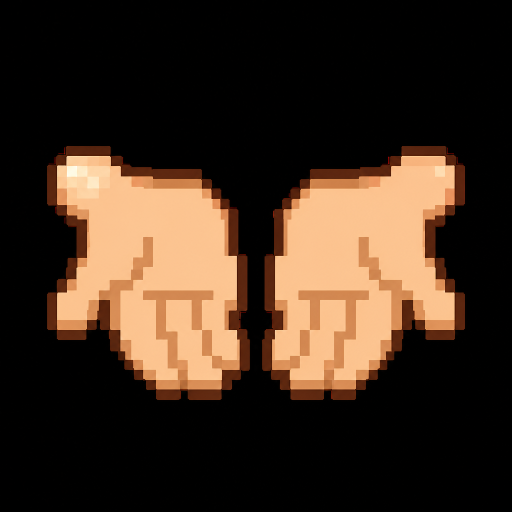
#> input picture garden_explorer/tools/tile_return_item_source.png, 1024 x 1024 px (shown at 1/2 size)
$ python gen_shed_tool_tiles.py
#> lines starting #> are read from the running program, lines starting #| are printed output that depends on the picture
#!/usr/bin/env python3
"""Process HD shed tool masters → 160×160 transparent UI tiles.

Masters live in tools/*_source.png (or Cursor assets/). Black backgrounds
become transparent; content is centered with light padding.
"""
from __future__ import annotations

from pathlib import Path

from PIL import Image

ROOT = Path(__file__).resolve().parents[1]
UI = ROOT / "game/assets/ui"
TOOLS = ROOT / "tools"

# master → (tile out, optional carry out)
JOBS = [
    ("tile_return_item_source.png", "tile_return_item.png", None),
    ("tile_watering_can_source.png", "tile_watering_can.png", "carry_watering_can.png"),
    ("tile_spade_source.png", "tile_spade.png", "carry_spade.png"),
    ("tile_seed_pouch_source.png", "tile_seed_pouch.png", None),
]


def process(src: Path, out: Path) -> None:
    im = Image.open(src).convert("RGBA")
    px = im.load()
    w, h = im.size
#> w = 1024; h = 1024
    for y in range(h):
        for x in range(w):
            r, g, b, a = px[x, y]
            if r < 40 and g < 40 and b < 40:
                px[x, y] = (0, 0, 0, 0)
    bb = im.split()[-1].getbbox()
#> bb = (94, 292, 930, 800)
    crop = im.crop(bb) if bb else im
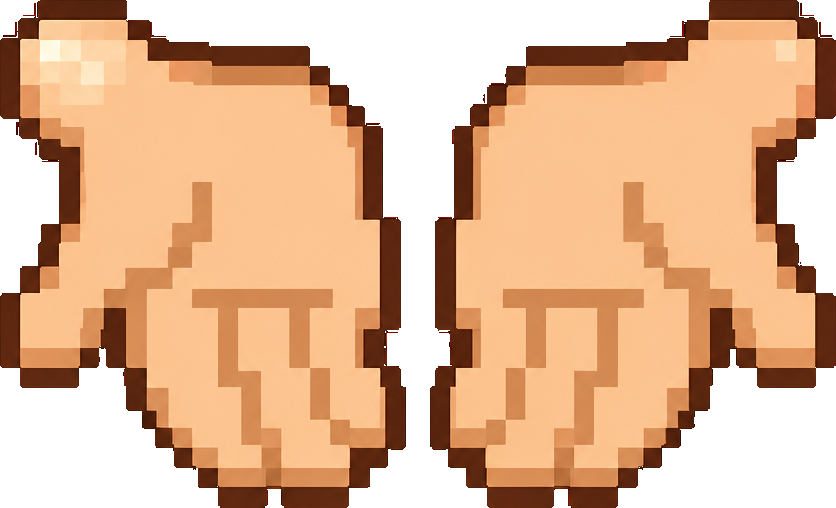
#> crop: PIL image 836x508 RGBA; mean R, G, B, A 153.8, 111.1, 77.4, 184.1; transparent parts drawn white
    pad = int(max(crop.size) * 0.08)
#> pad = 66
    side = max(crop.width, crop.height) + pad * 2
#> side = 968
    sq = Image.new("RGBA", (side, side), (0, 0, 0, 0))
#> sq: PIL image 968x968 RGBA; every value is 0
    sq.paste(crop, ((side - crop.width) // 2, (side - crop.height) // 2), crop)
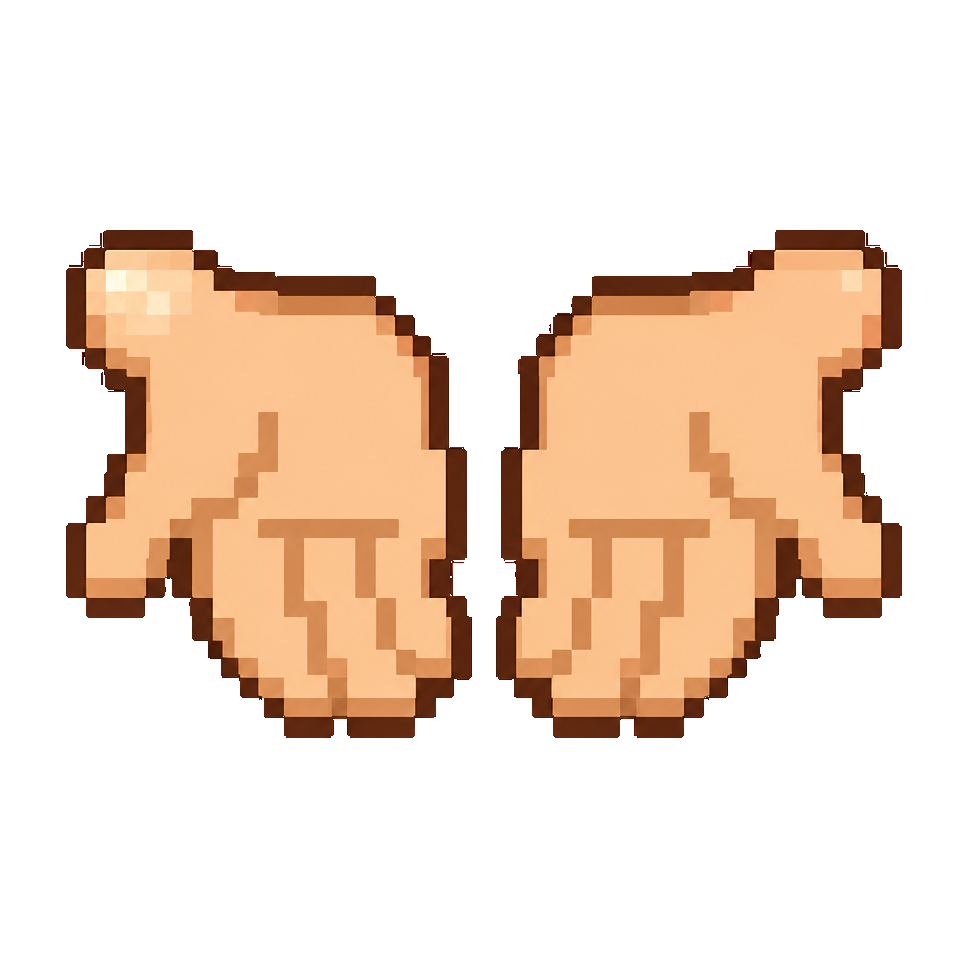
#> sq: PIL image 968x968 RGBA; mean R, G, B, A 69.7, 50.3, 35.1, 83.5; transparent parts drawn white
    final = sq.resize((160, 160), Image.Resampling.LANCZOS)
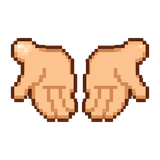
#> final: PIL image 160x160 RGBA; mean R, G, B, A 72.7, 51.2, 35.3, 83.5; transparent parts drawn white
    out.parent.mkdir(parents=True, exist_ok=True)
    final.save(out, optimize=True)
    print(f"wrote {out.relative_to(ROOT)} ({final.size[0]}x{final.size[1]})")
#| wrote game/assets/ui/tile_return_item.png (160x160)


def main() -> None:
    for master_name, tile_name, carry_name in JOBS:
        src = TOOLS / master_name
        if not src.exists():
            print(f"skip missing {src.name}")
            continue
        process(src, UI / tile_name)
        if carry_name:
            process(src, UI / carry_name)
#> pass 2 of the loop in main, `for master_name, tile_name, carry_name in JOBS:`:
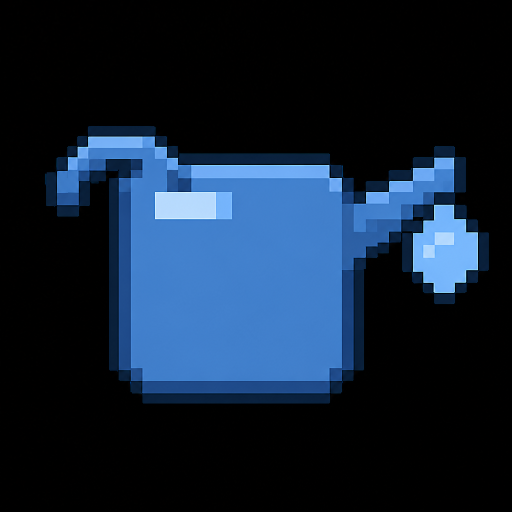
#> input picture garden_explorer/tools/tile_watering_can_source.png, 1024 x 1024 px (shown at 1/2 size)
#> bb = (91, 252, 978, 807)
#> in process (call 2), `crop = im.crop(bb) if bb else im`:
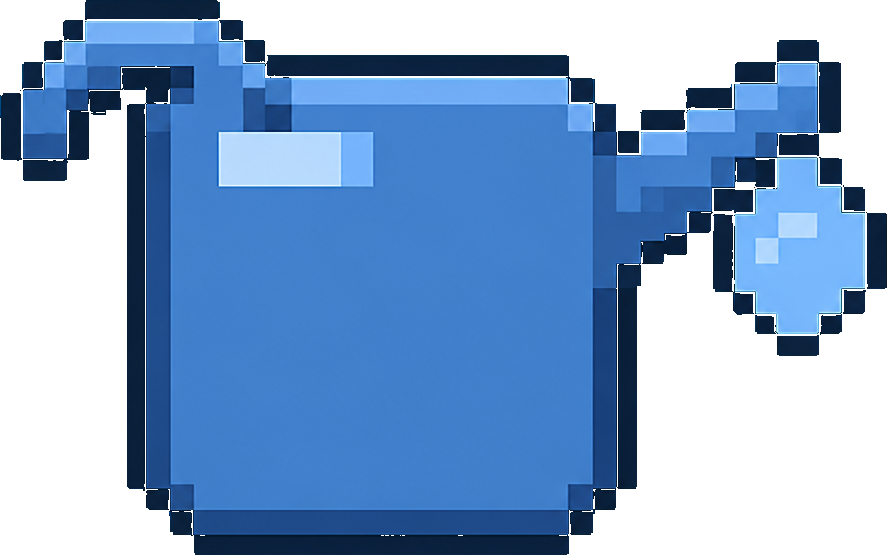
#> crop: PIL image 887x555 RGBA; mean R, G, B, A 37.9, 71.3, 112, 161.5; transparent parts drawn white
#> in process (call 2), `final = sq.resize((160, 160), Image.Resampling.LANCZOS)`:
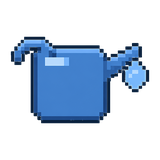
#> final: PIL image 160x160 RGBA; mean R, G, B, A 18, 34.3, 54.8, 75.3; transparent parts drawn white
#| wrote game/assets/ui/tile_watering_can.png (160x160)
#| wrote game/assets/ui/carry_watering_can.png (160x160)
#> pass 3 of the loop in main, `for master_name, tile_name, carry_name in JOBS:`:
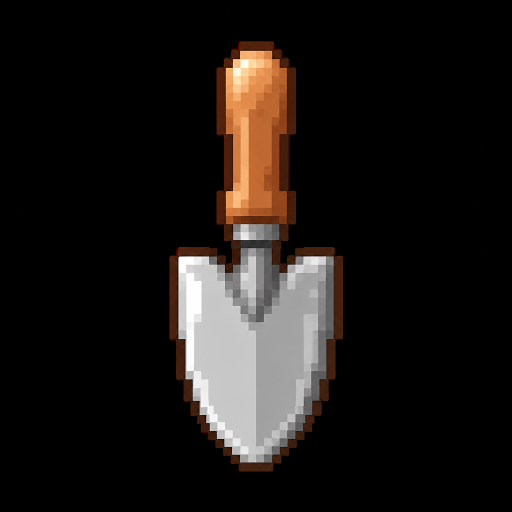
#> input picture garden_explorer/tools/tile_spade_source.png, 1024 x 1024 px (shown at 1/2 size)
#> bb = (339, 83, 686, 943)
#> in process (call 4), `crop = im.crop(bb) if bb else im`:
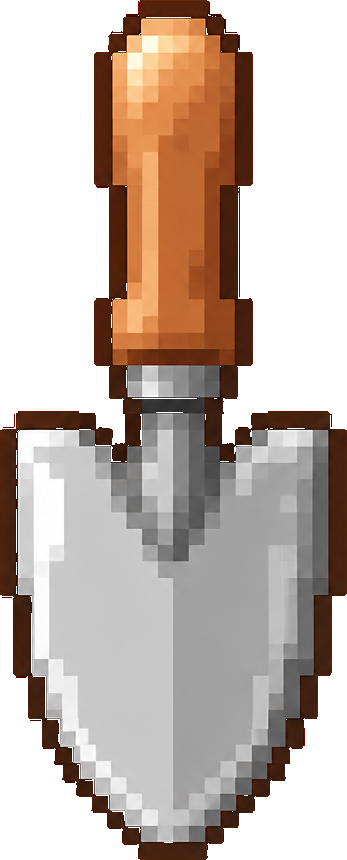
#> crop: PIL image 347x860 RGBA; mean R, G, B, A 96.4, 81.4, 72.4, 155.9; transparent parts drawn white
#> in process (call 4), `final = sq.resize((160, 160), Image.Resampling.LANCZOS)`:
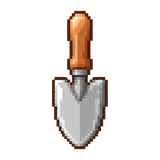
#> final: PIL image 160x160 RGBA; mean R, G, B, A 30.6, 24.9, 21.9, 46.9; transparent parts drawn white
#| wrote game/assets/ui/tile_spade.png (160x160)
#| wrote game/assets/ui/carry_spade.png (160x160)
#> the loop made 4 passes; the first 3 are shown


if __name__ == "__main__":
    main()
